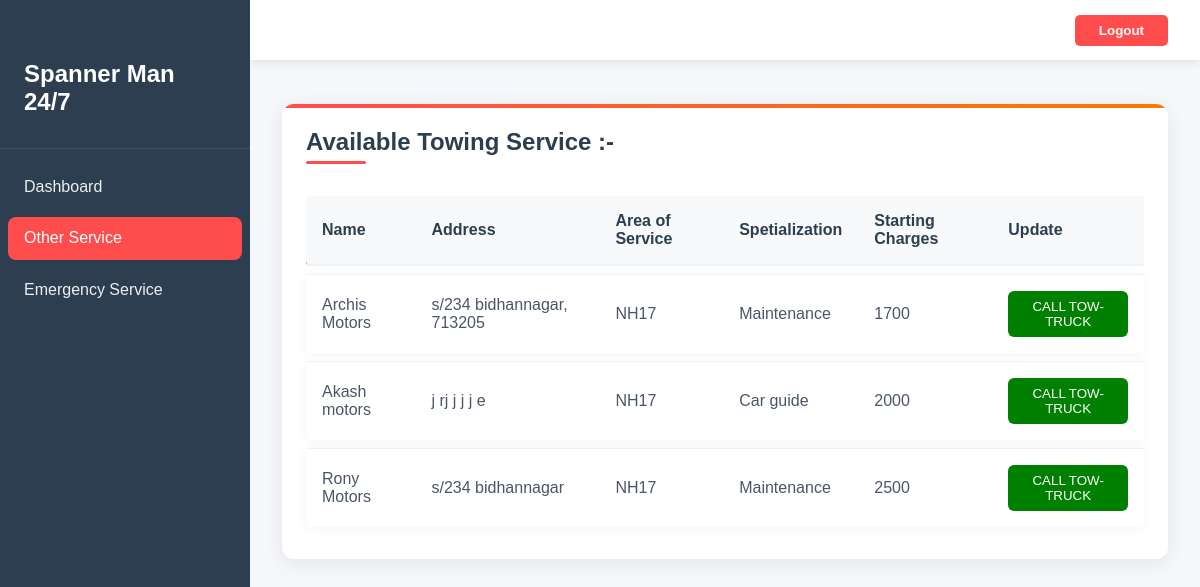
Screenshot of /user/towing.php (signed in) with the database file from the repository.
### tables this page shows
CREATE TABLE `vendors` (
  `id` int(11) NOT NULL,
  `name` varchar(50) NOT NULL,
  `phone` bigint(10) NOT NULL,
  `email` varchar(50) NOT NULL,
  `address` varchar(50) NOT NULL,
  `area` varchar(100) NOT NULL,
  `space` varchar(100) NOT NULL,
  `towing` varchar(10) NOT NULL,
  `pin` int(10) NOT NULL,
  `charges` bigint(255) NOT NULL,
  `created_at` timestamp NOT NULL DEFAULT current_timestamp()
);

### user/towing.php (the view, shortened to what this page needs)
<?php
$server = "localhost";
$username = "root";
$password = "";
$dbname = "break_pass";
    $con = mysqli_connect($server,$username,$password,$dbname);
      ?>
<?php
$profile = $_SESSION['Aus'];
?>
<?php
$que2 = "SELECT pincode, NH FROM `requests` WHERE `email` = '$profile'";
$result2 = mysqli_query($con, $que2);
$row2 = mysqli_fetch_assoc($result2);
$pincode = $row2['pincode'];
$NH = $row2['NH'];
$que = "SELECT * FROM `vendors` WHERE `pin` = '$pincode' AND `area` = '$NH' AND `towing` = 'Yes'";
$result1 = mysqli_query($con, $que);
?>
<!DOCTYPE html>
<html lang="en">
<head>
</head>
<body>
<nav class="sidebar">
        <div class="logo">
            <h1>Spanner Man 24/7</h1>
        </div>
        <ul class="nav-links">
            <li><a href="../user.php">
                <span>Dashboard</span>
            </a></li>
            <li><a href="./mortel.php" class="active">
                <span>Other Service</span>
            </a></li>
            <li><a href="./emergency.php">
                <span>Emergency Service</span>
            </a></li>
        </ul>
    </nav>
    <header class="header">
        <a href="./logout.php"><button class="logout-btn">Logout</button></a>
    </header>
    <main class="main-content">
    <div class="section__container">
    <div class="table-container">
        <h3>Available Towing Service :- </h3>
        <table class="contact-table" style="margin-right:30px;">
            <thead>
            <tr>
                <th>Name</th>
                <th>Address</th>
                <th>Area of Service</th>
                <th>Spetialization</th>
                <th>Starting Charges</th>
                <th>Update</th>
            </tr>
            </thead>
            <tbody >
            <tr >
            <?php
              while($row = mysqli_fetch_assoc($result1)) { ?>
                <td> <?php  echo $row['name']; ?> </td>
                <td> <?php  echo $row['address']; ?> </td>
                <td> <?php  echo $row['area']; ?> </td>
                <td> <?php  echo $row['space']; ?> </td>
                <td> <?php  echo $row['charges']; ?> </td>
                <td><a href="./operate/procress_towing.php?uid=<?php echo $row['id']; ?>"><button type="button" class="action-btn" style="background-color:green">CALL TOW-TRUCK</button></a></td>
            </tr>
            <?php }?>
            </tbody>
        </table>
    </div>
    </div>
    </main>
</body>
</html>

### user/towing.php (style rules this page uses)
* { margin: 0; padding: 0; box-sizing: border-box; font-family: Arial, sans-serif; }
body { background: #f5f7fa; min-height: 100vh; }
.sidebar { position: fixed; left: 0; top: 0; bottom: 0; width: 250px; background: #2c3e50; padding-top: 60px; transition: all 0.3s ease; z-index: 100; }
.sidebar .logo { padding: 0 1.5rem 2rem; color: white; font-size: 1.5rem; border-bottom: 1px solid rgba(255,255,255,0.1); margin-bottom: 1rem; }
.nav-links { list-style: none; padding: 0 0.5rem; }
.nav-links li { margin-bottom: 0.5rem; }
.nav-links a { display: flex; align-items: center; padding: 0.8rem 1rem; color: #ecf0f1; text-decoration: none; border-radius: 8px; transition: all 0.3s ease; }
.nav-links a.active { background: #ff4d4d; color: white; }
.header { position: fixed; top: 0; left: 250px; right: 0; height: 60px; background: white; padding: 0 2rem; display: flex; align-items: center; justify-content: flex-end; box-shadow: 0 2px 10px rgba(0,0,0,0.1); z-index: 99; }
.logout-btn { background: #ff4d4d; color: white; border: none; padding: 0.5rem 1.5rem; border-radius: 5px; cursor: pointer; font-weight: bold; transition: all 0.3s ease; }
.main-content { margin-left: 250px; padding: 80px 2rem 2rem; }
.logo h1 { color: white; font-size: 1.5rem; position: relative; overflow: hidden; }
.logo h1::after { content: ''; position: absolute; bottom: 0; left: -100%; width: 100%; height: 2px; background: #ff4d4d; animation: slideLine 3s infinite; }
.table-container { background: white; border-radius: 12px; padding: 24px; box-shadow: 0 4px 20px rgba(0, 0, 0, 0.08); margin: 24px 0; opacity: 0; animation: fadeIn 0.6s ease forwards; position: relative; overflow: hidden; }
.table-container::before { content: ''; position: absolute; top: 0; left: -100%; width: 100%; height: 4px; background: linear-gradient(90deg, #ff4d4d, #f57c00); animation: slideInBorder 1.5s ease forwards; }
.table-container h3 { color: #2c3e50; font-size: 24px; margin-bottom: 20px; position: relative; display: inline-block; animation: slideInLeft 0.6s ease forwards; }
.table-container h3::after { content: ''; position: absolute; bottom: -8px; left: 0; width: 60px; height: 3px; background: #ff4d4d; border-radius: 2px; animation: slideRight 0.6s ease forwards 0.3s; }
.contact-table { width: 100%; border-collapse: separate; border-spacing: 0 8px; margin-top: 12px; }
.contact-table thead tr { background: #f8f9fa; animation: fadeInDown 0.5s ease forwards; }
.contact-table th { color: #2c3e50; font-weight: 600; padding: 16px; text-align: left; border-bottom: 2px solid #edf2f7; transition: all 0.3s ease; position: relative; overflow: hidden; }
.contact-table th::after { content: ''; position: absolute; bottom: 0; left: 0; width: 100%; height: 2px; background: #ff4d4d; transform: translateX(-100%); transition: transform 0.3s ease; }
.contact-table tbody tr { background: white; box-shadow: 0 2px 12px rgba(0, 0, 0, 0.04); transform: translateY(0); transition: all 0.3s ease; opacity: 0; animation: fadeInUp 0.5s ease forwards; animation-delay: calc(var(--row-index, 0) * 0.1s); }
.contact-table td { padding: 16px; color: #4a5568; border-top: 1px solid #edf2f7; position: relative; overflow: hidden; }
.contact-table td::before { content: ''; position: absolute; left: 0; bottom: 0; width: 100%; height: 100%; background: rgba(245, 124, 0, 0.05); transform: translateX(-100%); transition: transform 0.3s ease; }
.action-btn { padding: 8px 16px; border: none; border-radius: 6px; color: white; font-weight: 500; cursor: pointer; transition: all 0.3s ease; position: relative; overflow: hidden; }
.action-btn::before { content: ''; position: absolute; top: 50%; left: 50%; width: 0; height: 0; background: rgba(255, 255, 255, 0.2); border-radius: 50%; transform: translate(-50%, -50%); transition: width 0.6s ease, height 0.6s ease; }

### rows the page displays
vendors: name "Archis Motors", address "s/234 bidhannagar, 713205", area "NH17", space "Maintenance", charges "1700"
vendors: name "Akash motors", address "j rj j j j e", area "NH17", space "Car guide", charges "2000"
vendors: name "Rony Motors", address "s/234 bidhannagar", area "NH17", space "Maintenance", charges "2500"
